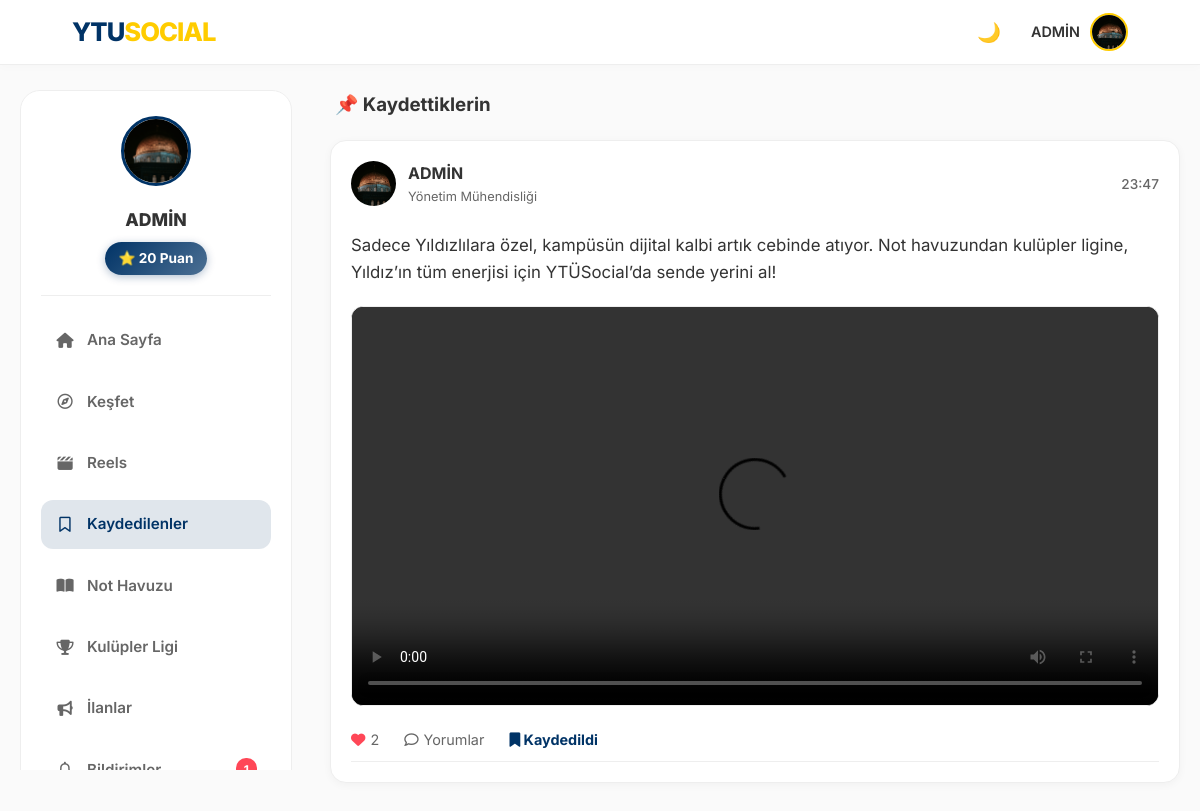
The app's page /saved (signed in) with its own data.
### models.py (models this page shows, shortened)
class User(UserMixin, db.Model):
    id = db.Column(db.Integer, primary_key=True)
    email = db.Column(db.String(120), unique=True, nullable=False)
    password = db.Column(db.String(200), nullable=False)
    username = db.Column(db.String(50), nullable=True)
    handle = db.Column(db.String(30), unique=True, nullable=True)
    stories = db.relationship('Story', backref='author', lazy=True)
    is_admin = db.Column(db.Boolean, default=False)
    is_moderator = db.Column(db.Boolean, default=False)
    department = db.Column(db.String(100), nullable=True)
    score = db.Column(db.Integer, default=0)
    bio = db.Column(db.String(200), nullable=True)
    profile_pic = db.Column(db.String(200), default='img/default_avatar.png')
    is_verified = db.Column(db.Boolean, default=False)
    otp_code = db.Column(db.String(6))
    ban_expiration = db.Column(db.DateTime, nullable=True)
    is_banned = db.Column(db.Boolean, default=False)
    posts = db.relationship('Post', backref='author', lazy=True)
    image_file = db.Column(db.String(255), nullable=True)
    comments = db.relationship('Comment', backref='author', lazy=True)
    messages_sent = db.relationship('Message', foreign_keys='Message.sender_id', backref='sender', lazy='dynamic')
    messages_received = db.relationship('Message', foreign_keys='Message.recipient_id', backref='recipient', lazy='dynamic')
    saved_posts = db.relationship('SavedPost', back_populates='user', lazy=True, cascade="all, delete-orphan")
    followed = db.relationship(
        'User', secondary=followers,
        primaryjoin=(followers.c.follower_id == id),
        secondaryjoin=(followers.c.followed_id == id),
        backref=db.backref('followers', lazy='dynamic'), lazy='dynamic'
    )
    blocking = db.relationship(
        'User', secondary=blocked_users,
        primaryjoin=(blocked_users.c.blocker_id == id),
        secondaryjoin=(blocked_users.c.blocked_id == id),
        backref=db.backref('blocked_by', lazy='dynamic'), lazy='dynamic'
    )

class Post(db.Model):
    id = db.Column(db.Integer, primary_key=True)
    content = db.Column(db.Text, nullable=True)
    poll = db.relationship('Poll', uselist=False, backref='post', cascade="all, delete-orphan")
    date_posted = db.Column(db.DateTime, nullable=False, default=get_turkey_time)
    image_file = db.Column(db.String(255), nullable=True)
    user_id = db.Column(db.Integer, db.ForeignKey('user.id'), nullable=False)
    club_id = db.Column(db.Integer, db.ForeignKey('club.id'), nullable=True)  # Kulüp duyurusu ise set edilir
    club = db.relationship('Club', foreign_keys=[club_id], backref=db.backref('feed_posts', lazy=True))
    liked_by = db.relationship('User', secondary=likes, backref=db.backref('liked_posts', lazy='dynamic'))
    comments = db.relationship('Comment', backref='post', lazy=True, cascade="all, delete-orphan")
    repost_of_id = db.Column(db.Integer, db.ForeignKey('post.id'), nullable=True)
    repost_of = db.relationship('Post', remote_side=[id], backref=db.backref('reposts', cascade='all, delete-orphan'))
    report_count = db.Column(db.Integer, default=0)
    def is_video(self):
        if not self.image_file: return False
        video_exts = ['mp4', 'mov', 'avi', 'webm']
        return any(self.image_file.lower().endswith(ext) for ext in video_exts)

### routes/main.py (the view)
@main.route('/saved')
@login_required
def saved_posts_list():
    posts = [saved.post for saved in current_user.saved_posts if saved.post]
    posts.reverse()
    return render_template('saved_posts.html', posts=posts)

### models.py (called while the page is built)
@login_manager.user_loader
def load_user(user_id):
    return User.query.get(int(user_id))

### utils.py (called while the page is built)
def get_trending_hashtags():
    from models import Post
    posts = Post.query.with_entities(Post.content).all()
    hashtags = {}
    for post in posts:
        if post.content:
            found_tags = set(re.findall(r"#(\w+)", post.content.lower()))
            for tag in found_tags:
                hashtags[tag] = hashtags.get(tag, 0) + 1
    sorted_tags = sorted(hashtags.items(), key=lambda x: x[1], reverse=True)
    return sorted_tags[:5]

### templates/saved_posts.html (shortened to what this page needs)
<!DOCTYPE html>
<html lang="tr">
<head>
    <link rel="stylesheet" href="/static/style.css">
    <link href="https://cdnjs.cloudflare.com/ajax/libs/font-awesome/6.4.0/css/all.min.css" rel="stylesheet">
</head>
<body>
    {% include 'navbar_partial.html' ignore missing %}
    <div class="main-layout" style="grid-template-columns: 280px 1fr;">
        <aside class="left-sidebar sticky-sidebar">
            <div style="background: var(--card-bg); border-radius: 20px; padding: 25px 20px; border: 1px solid var(--border-color);">
                <div style="text-align: center; margin-bottom: 20px; padding-bottom: 20px; border-bottom: 1px solid var(--border-color);">
                    <img src="/static/{{ current_user.profile_pic }}" style="width: 70px; height: 70px; border-radius: 50%; border: 3px solid var(--ytu-lacivert); object-fit: cover; margin-bottom: 12px;">
                    <h3 style="font-size: 1.1rem; font-weight: 800; color: var(--text-color); margin: 0 0 8px 0;">{{ current_user.username }}</h3>
                    <span style="background: linear-gradient(135deg, var(--ytu-lacivert), rgba(var(--ytu-lacivert-rgb), 0.7)); color: white; display: inline-block; padding: 6px 14px; border-radius: 20px; font-weight: 700; font-size: 0.85rem; box-shadow: 0 2px 8px rgba(var(--ytu-lacivert-rgb), 0.3);">⭐ {{ current_user.score }} Puan</span>
                </div>
                <nav style="display: flex; flex-direction: column; gap: 8px;">
                    <a href="/" class="sidebar-link" style="display: flex; align-items: center; gap: 12px; padding: 12px 14px; border-radius: 12px; color: var(--text-muted); text-decoration: none; font-weight: 600; font-size: 0.95rem; transition: all 0.2s;"><i class="fa-solid fa-house" style="width: 20px; text-align: center;"></i> Ana Sayfa</a>
                    <a href="{{ url_for('main.explore') }}" class="sidebar-link" style="display: flex; align-items: center; gap: 12px; padding: 12px 14px; border-radius: 12px; color: var(--text-muted); text-decoration: none; font-weight: 600; font-size: 0.95rem; transition: all 0.2s;"><i class="fa-regular fa-compass" style="width: 20px; text-align: center;"></i> Keşfet</a>
                    <a href="{{ url_for('main.reels') }}" class="sidebar-link" style="display: flex; align-items: center; gap: 12px; padding: 12px 14px; border-radius: 12px; color: var(--text-muted); text-decoration: none; font-weight: 600; font-size: 0.95rem; transition: all 0.2s;"><i class="fa-solid fa-clapperboard" style="width: 20px; text-align: center;"></i> Reels</a>
                    <a href="{{ url_for('main.saved_posts_list') }}" class="sidebar-link" style="display: flex; align-items: center; gap: 12px; padding: 12px 14px; border-radius: 12px; background-color: rgba(var(--ytu-lacivert-rgb), 0.12); color: var(--ytu-lacivert); text-decoration: none; font-weight: 600; font-size: 0.95rem; transition: all 0.2s;"><i class="fa-regular fa-bookmark" style="width: 20px; text-align: center;"></i> Kaydedilenler</a>
                    <a href="{{ url_for('main.notes_pool') }}" class="sidebar-link" style="display: flex; align-items: center; gap: 12px; padding: 12px 14px; border-radius: 12px; color: var(--text-muted); text-decoration: none; font-weight: 600; font-size: 0.95rem; transition: all 0.2s;"><i class="fa-solid fa-book-open" style="width: 20px; text-align: center;"></i> Not Havuzu</a>
                    <a href="{{ url_for('main.clubs_full_list') }}" class="sidebar-link" style="display: flex; align-items: center; gap: 12px; padding: 12px 14px; border-radius: 12px; color: var(--text-muted); text-decoration: none; font-weight: 600; font-size: 0.95rem; transition: all 0.2s;"><i class="fa-solid fa-trophy" style="width: 20px; text-align: center;"></i> Kulüpler Ligi</a>
                    <a href="{{ url_for('main.adverts') }}" class="sidebar-link" style="display: flex; align-items: center; gap: 12px; padding: 12px 14px; border-radius: 12px; color: var(--text-muted); text-decoration: none; font-weight: 600; font-size: 0.95rem; transition: all 0.2s;"><i class="fa-solid fa-bullhorn" style="width: 20px; text-align: center;"></i> İlanlar</a>
                    <a href="{{ url_for('main.notifications') }}" class="sidebar-link" style="display: flex; align-items: center; gap: 12px; padding: 12px 14px; border-radius: 12px; color: var(--text-muted); text-decoration: none; font-weight: 600; font-size: 0.95rem; transition: all 0.2s;">
                        <i class="fa-regular fa-bell" style="width: 20px; text-align: center;"></i> Bildirimler
                        {% if unread_count > 0 %}<span class="notification-badge">{{ unread_count }}</span>{% endif %}
                    </a>
                </nav>
            </div>
        </aside>
        <main>
            <h3 style="margin-bottom: 20px; color: var(--text-color); padding-left: 5px;">📌 Kaydettiklerin</h3>
            {% for post in posts %}
            {% if post %}
            <div class="post-card">
                {% set display_post = post.repost_of if post.repost_of else post %}
                <div class="post-header">
                    <div class="post-author-info">
                        <img src="/static/{{ display_post.author.profile_pic }}" class="post-avatar">
                        <div>
                            <a href="{{ url_for('main.user_profile', handle=display_post.author.handle) }}" class="post-author-link">
                                <strong class="post-author-name">{{ display_post.author.username }}</strong>
                            </a>
                            <span class="post-author-dept">{{ display_post.author.department or 'Bölüm Yok' }}</span>
                        </div>
                    </div>
                    <small class="post-time">{{ display_post.date_posted.strftime('%H:%M') }}</small>
                </div>
                <div class="post-text">{{ display_post.content }}</div>
                {% if display_post.image_file %}
                <div class="post-image-container">
                    {% if display_post.is_video() %}
                        <video controls class="post-image" style="background: black;">
                            <source src="/static/post_images/{{ display_post.image_file }}" type="video/mp4">
                        </video>
                    {% else %}
                        <img src="/static/post_images/{{ display_post.image_file }}" class="post-image" onclick="openLightbox(this.src)">
                    {% endif %}
                </div>
                {% endif %}
                <div class="post-actions">
                    <span class="action-item" onclick="likePost('{{ display_post.id }}', this)">
                        {% if current_user in display_post.liked_by %}
                        <i class="fa-solid fa-heart" style="color: #ff4757;"></i>
                        {% else %}
                        <i class="fa-regular fa-heart"></i>
                        {% endif %}
                        <span class="like-count">{{ display_post.liked_by|length }}</span>
                    </span>
                    <a href="{{ url_for('main.index') }}#post-content-{{ display_post.id }}" class="action-item" style="text-decoration: none;">
                        <i class="fa-regular fa-comment"></i> Yorumlar
                    </a>
                    <span class="action-item" onclick="savePost('{{ display_post.id }}', this)">
                        <span class="save-icon" style="color: var(--ytu-lacivert); font-weight:bold;"><i class="fa-solid fa-bookmark"></i> Kaydedildi</span>
                    </span>
                </div>
            </div>
            {% endif %}
            {% else %}
            <div class="empty-state">
                <div style="font-size: 3rem; margin-bottom: 10px; opacity: 0.5;">🔖</div>
                <p>Henüz hiçbir gönderiyi kaydetmedin.</p>
                <a href="/" class="btn-vote" style="text-decoration: none; display:inline-block; margin-top:10px;">Ana Sayfaya Dön</a>
            </div>
            {% endfor %}
        </main>
    </div>
</body>
</html>

### templates/navbar_partial.html (shortened to what this page needs)
<nav class="navbar">
    <a href="/" class="nav-logo">YTU<span>SOCIAL</span></a>
    <div class="nav-items" id="mobile-menu">
        <button type="button" onclick="toggleDarkMode()" id="theme-btn" title="Temayı Değiştir" style="background:none; border:none; cursor:pointer; font-size:1.2rem;">
            🌙
        </button>
        <div class="profile-menu" onclick="toggleProfileDropdown()">
            {% if current_user.is_authenticated %}
                <span style="font-weight: 600; font-size: 0.9rem;">{{ current_user.username }}</span>
                <img src="/static/{{ current_user.profile_pic }}" class="nav-avatar" alt="Profil">
            {% else %}
                <span style="font-weight: 600;">Misafir</span>
                <img src="/static/img/default_avatar.png" class="nav-avatar" alt="Misafir">
            {% endif %}
        </div>
    </div>
</nav>

### records on screen
User: username "ADMİN", profile_pic (picture), score "20", author.username "ADMİN", author "Yönetim Mühendisliği"
Post: author.profile_pic (picture), date_posted "23:47", content "Sadece Yıldızlılara özel, kampüsün dijital kalbi artık cebinde atıyor. Not havuzundan kulüpler ligine, Yıldız’ın tüm enerjisi için YTÜSocial’da sende yerini al!", liked_by|length "2"
